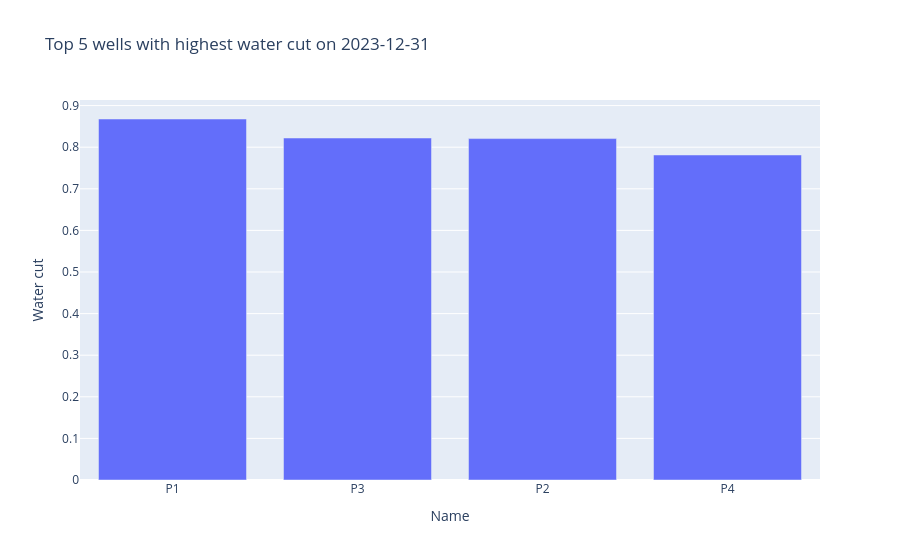

Write notebook code for a chart like this one.
### Code cell
from visualization_system.visualization_backend.analyst.analyst_backend import PresenterComponent4


presenter = PresenterComponent4( llm )

ui_items = presenter.run( execution_state )
print(ui_items)

for item in ui_items.items:

    try:
        if item.type == "text":
            print( item.data['text'])
        if item.type == "chart":
            item = item.data['plotly']
            pio.show(item)
    except Exception as e:
        print(e)
        pass

### Figure 1 — Plotly figure (JSON) as saved in the notebook; plotly's stock layout.template omitted (floating-point values rounded to 4 significant figures)
{"data": [{"name": "Water cut", "orientation": "v", "type": "bar", "x": ["P1", "P3", "P2", "P4"], "y": [0.8678, 0.8221, 0.8207, 0.7813]}], "layout": {"barmode": "group", "title": {"text": "Top 5 wells with highest water cut on 2023-12-31"}, "xaxis": {"title": {"text": "Name"}}, "yaxis": {"title": {"text": "Water cut"}}}}
